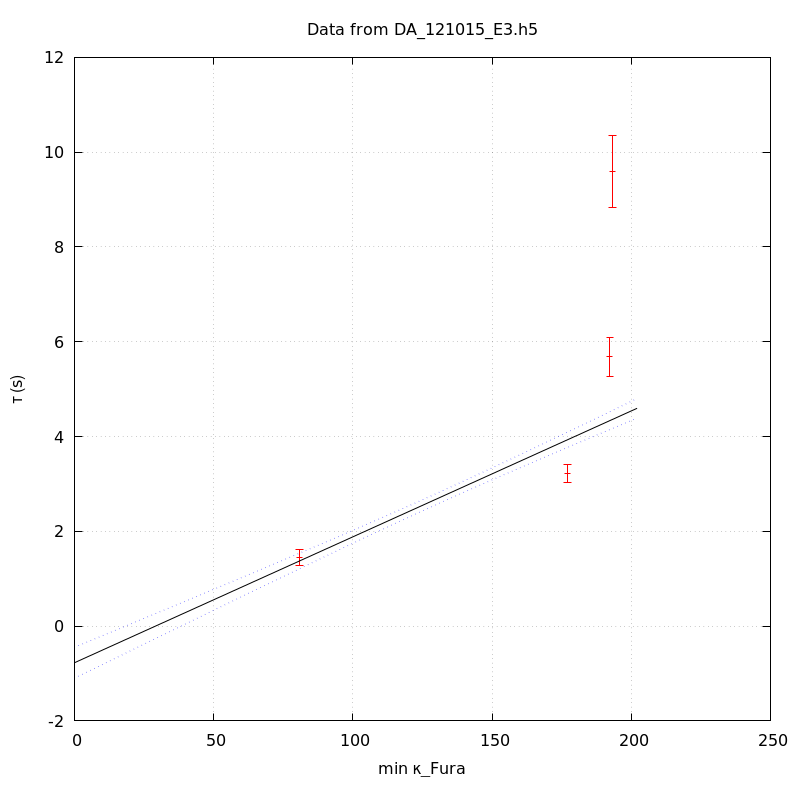

gnuplot code for this plot:
unset key
set grid
set ylabel 'τ (s)'
set xlabel 'min κ_Fura' noenhanced
set title 'Data from DA_121015_E3.h5' noenhanced
set xrange [-1000<*:*]
plot 'DA_121015_E3_aba_tau_vs_min_kappa' index 0 using 1:2:(1.96*$3) linecolor rgb 'red' with yerrorbars,\
'' index 1 using 1:2 with lines linecolor rgb 'black',\
'' index 1 using 1:3 with lines linecolor rgb 'blue' lt 'dotted',\
'' index 1 using 1:4 with lines linecolor rgb 'blue' lt 'dotted'
